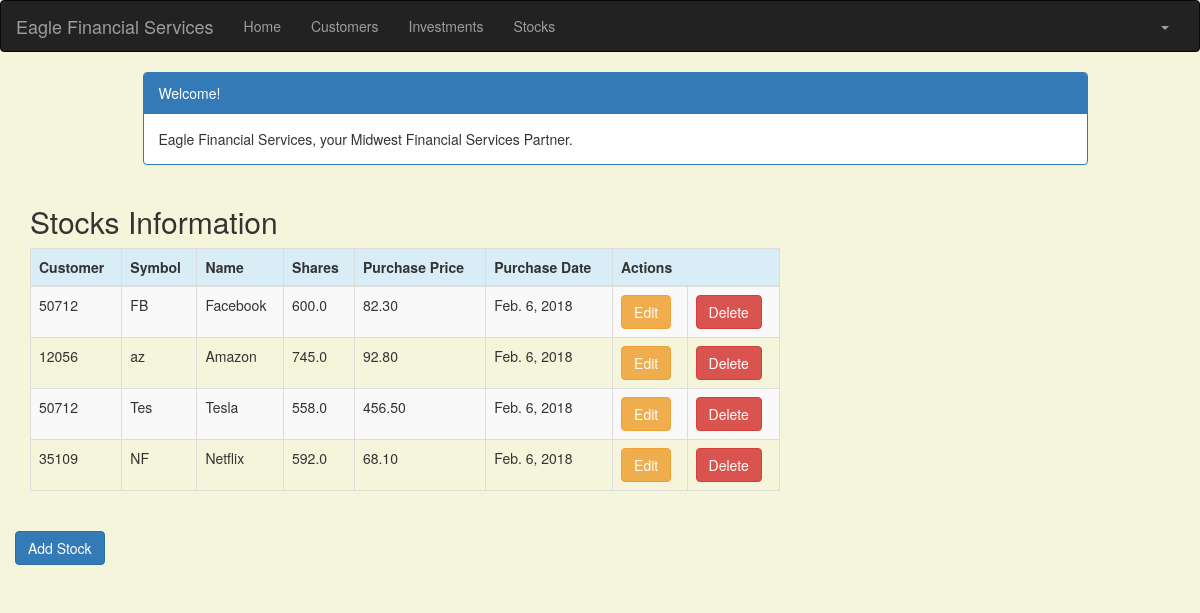
The page /stock/ (signed in) on the database its author committed.
### portfolio/models.py (models this page shows, shortened)
class Stock(models.Model):
    customer = models.ForeignKey(Customer, related_name='stocks')
    symbol = models.CharField(max_length=10)
    name = models.CharField(max_length=50)
    shares = models.DecimalField (max_digits=10, decimal_places=1)
    purchase_price = models.DecimalField(max_digits=10, decimal_places=2)
    purchase_date = models.DateField(default=timezone.now, blank=True, null=True)

class Customer(models.Model):
    name = models.CharField(max_length=50)
    address = models.CharField(max_length=200)
    cust_number = models.IntegerField(blank=False, null=False)
    city = models.CharField(max_length=50)
    state = models.CharField(max_length=50)
    zipcode = models.CharField(max_length=10)
    email = models.EmailField(max_length=200)
    cell_phone = models.CharField(max_length=50)
    created_date = models.DateTimeField(
        default=timezone.now)
    updated_date = models.DateTimeField(auto_now_add=True)
    def __str__(self):
        return str(self.cust_number)

### portfolio/views.py (the view)
# urls.py: url(r'^stock/$', views.stock_list, name='stock_list'),
@login_required
def stock_list(request):
   stocks = Stock.objects.filter(purchase_date__lte=timezone.now())
   return render(request, 'portfolio/stock_list.html', {'stocks': stocks})

### portfolio/templates/portfolio/stock_list.html (shortened to what this page needs)
{% extends 'portfolio/base.html' %}
{% block content %}
    <!DOCTYPE html>
    <html>
    <head>
        <link rel="stylesheet" href="https://maxcdn.bootstrapcdn.com/bootstrap/3.3.4/css/bootstrap.min.css">
    </head>
    <body>
    <div class="container">
        <div class="row">
            <div class="col-md-10 col-md-offset-1">
                <div class="panel panel-primary">
                    <div class="panel-heading">Welcome!</div>
                    <div class="panel-body">
                        Eagle Financial Services, your Midwest Financial Services Partner.
                    </div>
                </div>
            </div>
        </div>
    </div>
    <div class="row">
        <h2 style="padding-left: 15Px">Stocks Information</h2>
    </div>
    <div>
        <table class="table table-striped table-bordered table-hover">
            <thead>
            <tr class="bg-info">
                <th>Customer</th>
                <th>Symbol</th>
                <th>Name</th>
                <th>Shares</th>
                <th>Purchase Price</th>
                <th>Purchase Date</th>
                <th colspan="3">Actions</th>
            </tr>
            </thead>
            <tbody>
            {% for stock in stocks %}
                <tr>
                    <td>{{ stock.customer }}</td>
                    <td>{{ stock.symbol }}</td>
                    <td>{{ stock.name }}</td>
                    <td>{{ stock.shares }}</td>
                    <td>{{ stock.purchase_price }}</td>
                    <td>{{ stock.purchase_date }}</td>
                    <td><a href="{% url 'portfolio:stock_edit' pk=stock.pk %}"
                           class="btn btn-warning">Edit</a></td>
                    <td><a href="{% url 'portfolio:stock_delete' pk=stock.pk %}"
                           onclick="return confirm('Are you sure you want to delete?')"
                           class="btn btn-danger">Delete</a>
                    </td>
                </tr>
            {% endfor %}
            </tbody>
        </table>
     <div class="row">
            <a href="{% url 'portfolio:stock_new' %}" class="row"><span
                    class="btn btn-primary">Add Stock</span></a>
        </div>
    </div>
    </body>
    </html>
{% endblock %}

### portfolio/templates/portfolio/stock_list.html (style rules this page uses)
body { background-color: beige; }

### rows shown on the page
Stock: customer "50712", symbol "FB", name "Facebook", shares "600.0", purchase_price "82.30", purchase_date "Feb. 6, 2018"
Stock: customer "12056", symbol "az", name "Amazon", shares "745.0", purchase_price "92.80", purchase_date "Feb. 6, 2018"
Stock: customer "50712", symbol "Tes", name "Tesla", shares "558.0", purchase_price "456.50", purchase_date "Feb. 6, 2018"
Stock: customer "35109", symbol "NF", name "Netflix", shares "592.0", purchase_price "68.10", purchase_date "Feb. 6, 2018"
